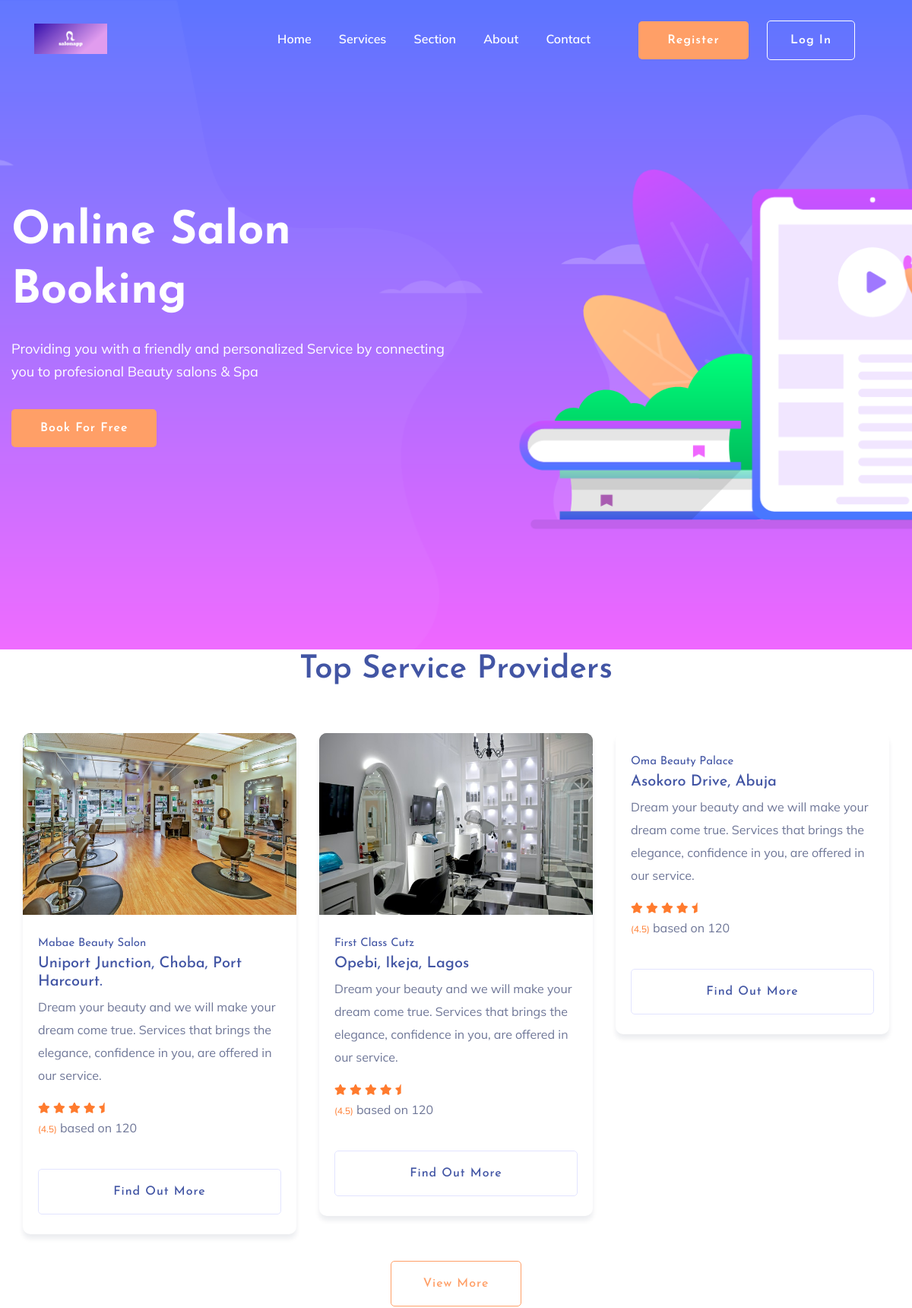
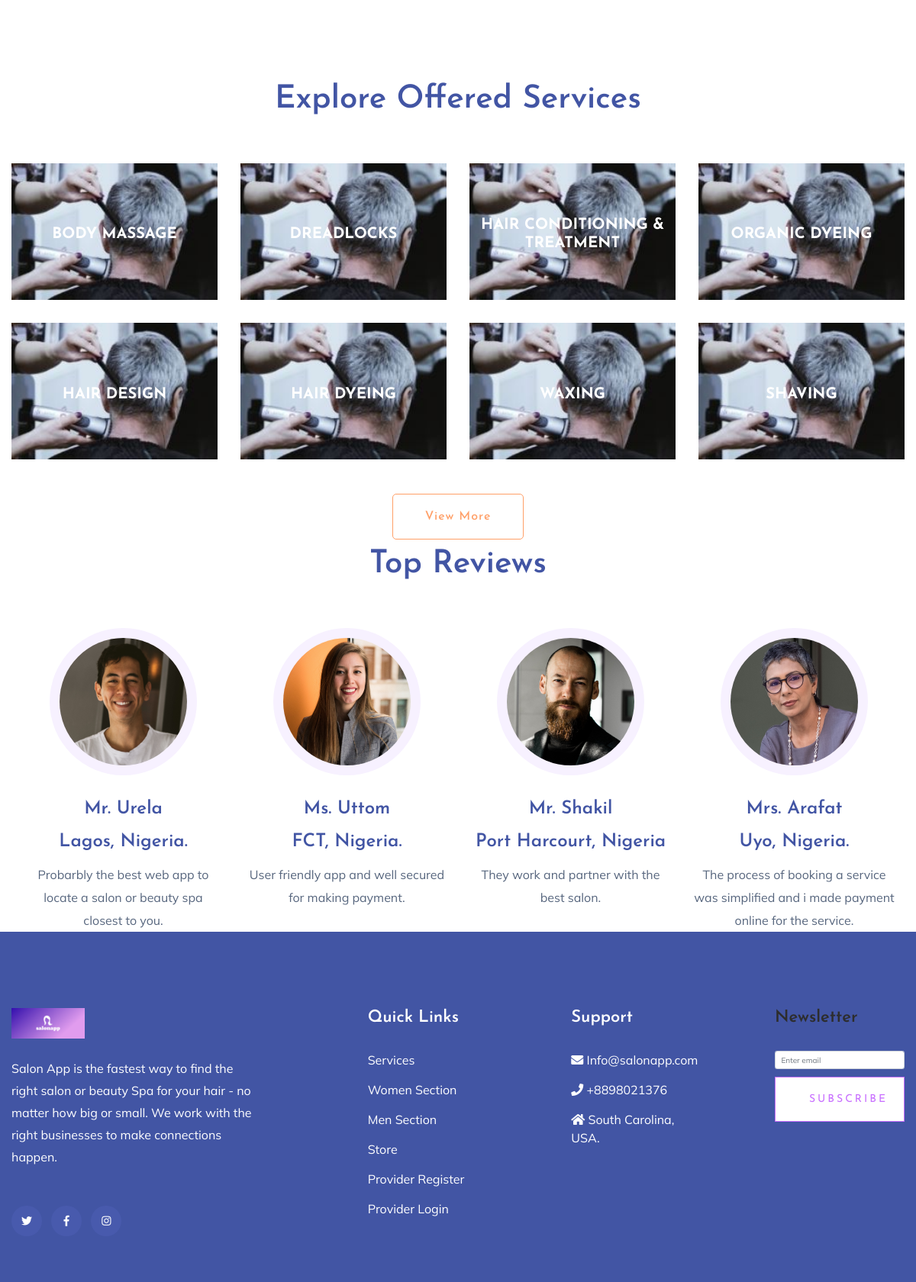
The app's page /salonapp/index.php (upper part) with its own data (2 pictures, top to bottom).
### tables this page shows
CREATE TABLE `service_provider` (
  `salon_id` int(11) NOT NULL,
  `salon_name` varchar(100) NOT NULL,
  `salon_email` varchar(100) NOT NULL,
  `salon_pwd` varchar(150) NOT NULL,
  `salon_code` varchar(150) NOT NULL,
  `salon_tel` varchar(123) DEFAULT NULL,
  `salon_adrs` text DEFAULT NULL,
  `salon_cat` enum('men','women','','') DEFAULT NULL,
  `salon_stat` enum('pending','verified','','') NOT NULL DEFAULT 'pending',
  `salon_img` text DEFAULT NULL,
  `created-at` datetime NOT NULL DEFAULT current_timestamp(),
  `updated_at` timestamp NOT NULL DEFAULT current_timestamp()
);

CREATE TABLE `categorie_table` (
  `cat_id` int(11) NOT NULL,
  `service_type` varchar(100) NOT NULL,
  `created_at` datetime NOT NULL,
  `updated_at` timestamp NOT NULL DEFAULT current_timestamp()
);

### salonapp/models/controller.php (called while the page is built, shortened)
<?php
	class SalonAppDb
	{
		private $dbconn;
		function __construct()
		{
			$this->dbconn = new MySqli("localhost", "root", "", "salonappdb");
		}
		public function homePage(){
			$sql = "SELECT * FROM service_provider";
			$output = $this->dbconn->query($sql);
			$row = array();
			if ($this->dbconn->affected_rows > 0) {
				while ($rows = $output->fetch_assoc()) {
					$row[] = $rows;
				}
				return $row;
			}else {
				return $row;
			}
		}
		public function getCategorie(){
			$sql = "SELECT * FROM categorie_table ORDER BY rand() LIMIT 8";
			$result = $this->dbconn->query($sql);
			$output = array();
			if ($this->dbconn->affected_rows > 0) {
				while ($rows = $result->fetch_assoc()) {
					$output[] = $rows;
				}
				return $output;
			}else{
				return $output;
			}
		}
	}
?>

### salonapp/index.php (the view, shortened to what this page needs)
<?php
    include_once 'models/controller.php';
?>
<!doctype html>
<html class="no-js" lang="zxx">
<head>
    <link rel="stylesheet" href="assets/css/bootstrap.min.css">
    <link rel="stylesheet" href="assets/css/owl.carousel.min.css">
    <link rel="stylesheet" href="assets/css/slicknav.css">
    <link rel="stylesheet" href="assets/css/flaticon.css">
    <link rel="stylesheet" href="assets/css/progressbar_barfiller.css">
    <link rel="stylesheet" href="assets/css/gijgo.css">
    <link rel="stylesheet" href="assets/css/animate.min.css">
    <link rel="stylesheet" href="assets/css/animated-headline.css">
    <link rel="stylesheet" href="assets/css/magnific-popup.css">
    <link rel="stylesheet" href="assets/css/fontawesome-all.min.css">
    <link rel="stylesheet" href="assets/css/themify-icons.css">
    <link rel="stylesheet" href="assets/css/slick.css">
    <link rel="stylesheet" href="assets/css/nice-select.css">
    <link rel="stylesheet" href="assets/css/style.css">
</head>
<body>
    <header>
        <?php
            if (!empty($_SESSION['client_em']) && !empty($_SESSION['client_code'])) {
                include('loginheader.php');
            }else{
                include('header.php');
            }
        ?>
    </header>
    <main>
        <section class="slider-area ">
            <div class="slider-active">
                <div class="single-slider slider-height d-flex align-items-center">
                    <div class="container">
                        <div class="row">
                            <div class="col-xl-6 col-lg-7 col-md-12">
                                <div class="hero__caption">
                                    <h1 data-animation="fadeInLeft" data-delay="0.2s">Online Salon<br> Booking</h1>
                                    <p data-animation="fadeInLeft" data-delay="0.4s">Providing you with a friendly and personalized Service by connecting you to profesional Beauty salons & Spa</p>
                                    <a href="professionals.php" class="btn hero-btn" data-animation="fadeInLeft" data-delay="0.7s">Book for Free</a>
                                </div>
                            </div>
                        </div>
                    </div>
                </div>
            </div>
        </section>
        <div class="courses-area section-padding40 fix">
            <div class="container">
                <div class="row justify-content-center">
                    <div class="col-xl-7 col-lg-8">
                        <div class="section-tittle text-center mb-55">
                            <h2>Top Service Providers</h2>
                        </div>
                    </div>
                </div>
                <div class="courses-actives">
                    <?php
                         $objGet = new SalonAppDb;
                         $result = $objGet->homePage();
                        foreach ($result as $key => $value) {
                    ?>
                    <div class="properties pb-20">
                        <div class="properties__card">
                            <div class="properties__img overlay1">
                                <a href="#">
                                    <?php
                                        if(empty($value['salon_img'])){
                                    ?>
                                    <img src="assets/img/gallery/1587119952404_images (1).jpg" alt="">
                                    <?php
                                        }else{
                                    ?>
                                    <img src="dashboard/uploaded_images/<?php echo $value['salon_img']?>" alt="">
                                    <?php
                                    }
                                    ?>
                                </a>
                            </div>
                            <div class="properties__caption">
                                <h4><?php echo $value['salon_name']?></h4>
                                <h3><?php echo $value['salon_adrs']?></h3>
                                <p>Dream your beauty and we will make your dream come true. Services that brings the elegance, confidence in you, are offered in our service.
                                </p>
                                <div class="properties__footer d-flex justify-content-between align-items-center">
                                    <div class="restaurant-name">
                                        <div class="rating">
                                            <i class="fas fa-star"></i>
                                            <i class="fas fa-star"></i>
                                            <i class="fas fa-star"></i>
                                            <i class="fas fa-star"></i>
                                            <i class="fas fa-star-half"></i>
                                        </div>
                                        <p><span>(4.5)</span> based on 120</p>
                                    </div>
                                </div>
                                <a href="salon.php?page=<?php echo $value['salon_id'];?>" class="border-btn border-btn2">Find out more</a>
                            </div>
                        </div>
                    </div>
                    <?php
                      }
                    ?>
                </div>
            </div>
            <div class="row justify-content-center">
                    <div class="col-xl-12">
                        <div class="section-tittle text-center mt-15">
                            <a href="professionals.php" class="border-btn">View More</a>
                        </div>
                    </div>
            </div>
        </div>
        <div class="topic-area section-padding10">
            <div class="container">
                <div class="row justify-content-center">
                    <div class="col-xl-7 col-lg-8">
                        <div class="section-tittle text-center mb-55">
                            <h2>Explore Offered Services</h2>
                        </div>
                    </div>
                </div>
                <div class="row">
                    <?php
                        $categorie = new SalonAppDb;
                        $getCat = $categorie->getCategorie();
                        foreach ($getCat as $key => $value) {
                    ?>
                    <div class="col-lg-3 col-md-4 col-sm-6">
                        <div class="single-topic text-center mb-30">
                            <div class="topic-img">
                                <img src="assets/img/gallery/lash.jpg" alt="">
                                <div class="topic-content-box">
                                    <div class="topic-content">
                                        <h3><a href="searchservice.php" style="text-decoration: none;"><?php
                                            echo $value['service_type'];
                                        ?></a></h3>
                                    </div>
                                </div>
                            </div>
                        </div>
                    </div>
                    <?php
                        }
                    ?>
                </div>
                <div class="row justify-content-center">
                    <div class="col-xl-12">
                        <div class="section-tittle text-center mt-15">
                            <a href="searchservice.php" class="border-btn">View More</a>
                        </div>
                    </div>
                </div>
            </div>
        </div>
        <section class="team-area section-padding10 fix">
            <div class="container">
                <div class="row justify-content-center">
                    <div class="col-xl-7 col-lg-8">
                        <div class="section-tittle text-center mb-55">
                            <h2>Top Reviews</h2>
                        </div>
                    </div>
                </div>
                <div class="team-active">
                    <div class="single-cat text-center">
                        <div class="cat-icon">
                            <img src="assets/img/gallery/team1.png" alt="">
                        </div>
                        <div class="cat-cap">
                            <h5><a href="">Mr. Urela</a></h5>
                            <h5><a href="">Lagos, Nigeria.</a></h5>
                            <p>Probarbly the best web app to locate a salon or beauty spa closest to you.</p>
                        </div>
                    </div>
                    <div class="single-cat text-center">
                        <div class="cat-icon">
                            <img src="assets/img/gallery/team2.png" alt="">
                        </div>
                        <div class="cat-cap">
                            <h5><a href="">Ms. Uttom</a></h5>
                            <h5><a href="">FCT, Nigeria.</a></h5>
                            <p>User friendly app and well secured for making payment.</p>
                        </div>
                    </div>
                    <div class="single-cat text-center">
                        <div class="cat-icon">
                            <img src="assets/img/gallery/team3.png" alt="">
                        </div>
                        <div class="cat-cap">
                            <h5><a href="">Mr. Shakil</a></h5>
                            <h5><a href="">Port Harcourt, Nigeria</a></h5>
                            <p>They work and partner with the best salon.</p>
                        </div>
                    </div>
                    <div class="single-cat text-center">
                        <div class="cat-icon">
                            <img src="assets/img/gallery/team4.png" alt="">
                        </div>
                        <div class="cat-cap">
                            <h5><a href="">Mrs. Arafat</a></h5>
                            <h5><a href="">Uyo, Nigeria.</a></h5>
                            <p>The process of booking a service was simplified and i made payment online for the service.</p>
                        </div>
                    </div>
                </div>
            </div>
        </section>
    <footer>
     <div class="footer-wrappper footer-bg">
        <div class="footer-area footer-padding">
            <div class="container">
                <div class="row justify-content-between">
                    <div class="col-xl-4 col-lg-5 col-md-4 col-sm-6">
                        <div class="single-footer-caption mb-50">
                            <div class="single-footer-caption mb-30">
                                <div class="footer-logo mb-25">
                                    <a href="index.php"><img src="assets/img/logo/index1.png" alt=""></a>
                                </div>
                                <div class="footer-tittle">
                                    <div class="footer-pera">
                                        <p>Salon App is the fastest way to find the right salon or beauty Spa for your hair - no matter how big or small. We work with the right businesses to make connections happen.</p>
                                    </div>
                                </div>
                                <div class="footer-social">
                                    <a href="#"><i class="fab fa-twitter"></i></a>
                                    <a href="#"><i class="fab fa-facebook-f"></i></a>
                                    <a href="#"><i class="fab fa-instagram"></i></a>
                                </div>
                            </div>
                        </div>
                    </div>
                    <div class="col-xl-2 col-lg-3 col-md-4 col-sm-5">
                        <div class="single-footer-caption mb-50">
                            <div class="footer-tittle">
                                <h4>Quick Links</h4>
                                <ul>
                                    <li><a href="#">Services</a></li>
                                    <li><a href="#">Women Section</a></li>
                                    <li><a href="#">Men Section</a></li>
                                    <li><a href="#">Store</a></li>
                                    <li><a href="create_account.php" style="text-decoration: none;">Provider Register</a></li>
                                    <li><a href="signin_account.php" style="text-decoration: none;">Provider Login</a></li>
                                </ul>
                            </div>
                        </div>
                    </div>
                    <div class="col-xl-2 col-lg-4 col-md-4 col-sm-6">
                        <div class="single-footer-caption mb-50">
                            <div class="footer-tittle">
                                <h4>Support</h4>
                                <ul>
                                    <li><a href="#"><i class="fa fa-envelope"></i> Info@salonapp.com</a></li>
                                    <li><a href="#"><i class="fa fa-phone"></i>   +8898021376</a></li>
                                    <li><a href="#"><i class="fa fa-home"></i>   South Carolina, USA.</a></li>
                                </ul>
                            </div>
                        </div>
                    </div>
                    <div class="col-xl-2 col-lg-3 col-md-4 col-sm-6">
                        <div class="single-footer-caption mb-50">
                            <div class="footer-tittle">
                                <h4 class="widget_title" style="color: #2d2d2d;">Newsletter</h4>
                                <form action="#">
                                    <div class="form-group">
                                        <input type="email" class="form-control" onfocus="this.placeholder = ''"
                                        onblur="this.placeholder = 'Enter email'" placeholder='Enter email' required>
                                    </div>
                                    <button class="button rounded-0 primary-bg text-white w-100 btn_1 boxed-btn"
                                    type="submit">Subscribe</button>
                            </div>
                        </div>
                    </div>
                </div>
            </div>
        </div>
      </div>
    </footer>
</body>
</html>

### records on screen
service_provider: salon_img (picture), salon_name "Mabae Beauty Salon", salon_adrs "Uniport Junction, Choba, Port Harcourt."
service_provider: salon_img (picture), salon_name "First Class Cutz", salon_adrs "Opebi, Ikeja, Lagos"
service_provider: salon_name "Oma Beauty Palace", salon_adrs "Asokoro Drive, Abuja"
categorie_table: service_type "BODY MASSAGE"
categorie_table: service_type "DREADLOCKS"
categorie_table: service_type "HAIR CONDITIONING & TREATMENT"
categorie_table: service_type "ORGANIC DYEING"
categorie_table: service_type "HAIR DESIGN"
categorie_table: service_type "HAIR DYEING"
categorie_table: service_type "WAXING"
categorie_table: service_type "SHAVING"
